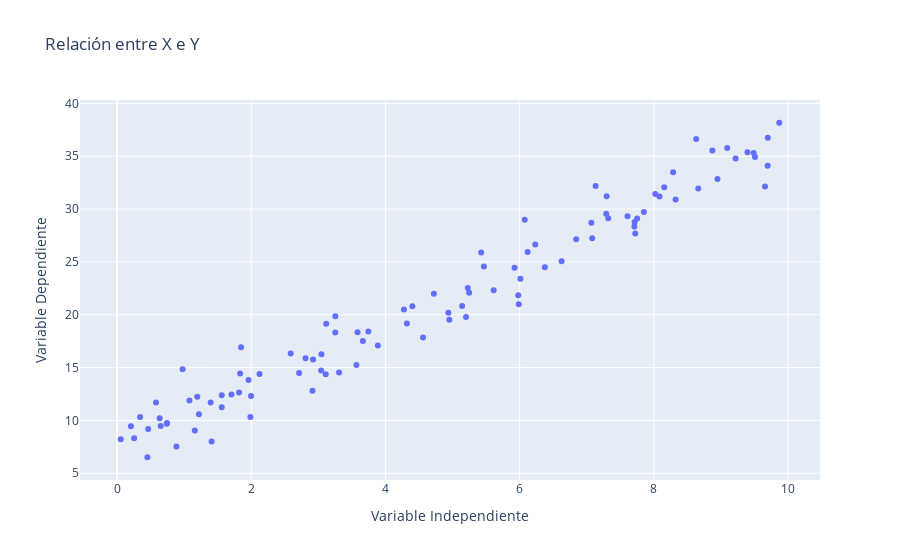

Notebook code for this chart:
### Markdown cell above
## ¿Cómo se eligen los coeficientes $\beta_0$ y $\beta_1$?

El método OLS encuentra los valores óptimos de $\beta_0$ (intersección) y $\beta_1$ (pendiente) que **minimizan la suma de los errores al cuadrado** (SSR). Esto se logra derivando la función de pérdida (el SSR) con respecto a cada parámetro y resolviendo el sistema resultante.

### Fórmulas para regresión lineal simple

Dado un conjunto de datos $(x_i, y_i)$, los coeficientes se calculan como:

$$
\beta_1 = \frac{\sum_{i=1}^n (x_i - \bar{x})(y_i - \bar{y})}{\sum_{i=1}^n (x_i - \bar{x})^2}
$$

$$
\beta_0 = \bar{y} - \beta_1 \bar{x}
$$

Donde:
- $\bar{x}$ es la media de los valores de $x$
- $\bar{y}$ es la media de los valores de $y$

### Interpretación

- $\beta_1$ representa el **cambio esperado en $y$ por cada unidad de cambio en $x$**.
- $\beta_0$ representa el **valor esperado de $y$ cuando $x = 0$**.

### 
Ejemplo con datos

Supón que tienes:

| x | y |
|---|---|
| 1 | 2 |
| 2 | 4 |
| 3 | 5 |

Calculamos:

- $\bar{x} = \frac{1 + 2 + 3}{3} = 2$
- $\bar{y} = \frac{2 + 4 + 5}{3} = 3.67$

Luego:

$$
\beta_1 = \frac{(1-2)(2-3.67) + (2-2)(4-3.67) + (3-2)(5-3.67)}{(1-2)^2 + (2-2)^2 + (3-2)^2}
= \frac{(-1)(-1.67) + (0)(0.33) + (1)(1.33)}{1 + 0 + 1}
= \frac{1.67 + 0 + 1.33}{2} = \frac{3}{2} = 1.5
$$

$$
\beta_0 = 3.67 - 1.5 \cdot 2 = 3.67 - 3 = 0.67
$$

Entonces el modelo ajustado sería:

$$
\hat{y} = 0.67 + 1.5x
$$

---

Estos coeficientes son los que **minimizan el SSR** y definen la recta de mejor ajuste para los datos observados.

### Code cell
# Generar un dataset más complejo para análisis de regresión
import numpy as np
import pandas as pd
import plotly.express as px

# Generar datos simulados
np.random.seed(42)
X = np.random.uniform(0, 10, 100)
Y = 3 * X + 7 + np.random.normal(0, 2, 100)

data = pd.DataFrame({'X': X, 'Y': Y})

# Visualizar los datos
fig = px.scatter(data, x='X', y='Y', title='Relación entre X e Y', labels={'X': 'Variable Independiente', 'Y': 'Variable Dependiente'})
fig.show()

### Figure 1 — Plotly figure (JSON) as saved in the notebook; plotly's stock layout.template omitted (floating-point values rounded to 4 significant figures)
{"data": [{"hovertemplate": "Variable Independiente=%{x}<br>Variable Dependiente=%{y}<extra></extra>", "legendgroup": "", "marker": {"color": "#636efa", "symbol": "circle"}, "mode": "markers", "name": "", "orientation": "v", "showlegend": false, "type": "scatter", "x": [3.745, 9.507, 7.32, 5.987, 1.56, 1.56, 0.5808, 8.662, 6.011, 7.081, 0.2058, 9.699, 8.324, 2.123, 1.818, 1.834, 3.042, 5.248, 4.319, 2.912, 6.119, 1.395, 2.921, 3.664, 4.561, 7.852, 1.997, 5.142, 5.924, 0.4645, 6.075, 1.705, 0.6505, 9.489, 9.656, 8.084, 3.046, 0.9767, 6.842, 4.402, 1.22, 4.952, 0.3439, 9.093, 2.588, 6.625, 3.117, 5.201, 5.467, 1.849, 9.696, 7.751, 9.395, 8.948, 5.979, 9.219, 0.8849, 1.96, 0.4523, 3.253, 3.887, 2.713, 8.287, 3.568, 2.809, 5.427, 1.409, 8.022, 0.7455, 9.869, 7.722, 1.987, 0.05522, 8.155, 7.069, 7.29, 7.713, 0.7404, 3.585, 1.159, 8.631, 6.233, 3.309, 0.6356, 3.11, 3.252, 7.296, 6.376, 8.872, 4.722, 1.196, 7.132, 7.608, 5.613, 7.71, 4.938, 5.227, 4.275, 0.2542, 1.079], "xaxis": "x", "y": [18.41, 34.92, 29.14, 20.98, 11.24, 12.39, 11.7, 31.95, 23.42, 27.24, 9.448, 36.75, 30.91, 14.4, 12.65, 14.44, 14.72, 22.09, 19.17, 12.81, 25.95, 11.71, 15.77, 17.52, 17.85, 29.71, 12.3, 20.82, 24.45, 9.202, 29.0, 12.46, 9.467, 35.32, 32.13, 31.2, 16.26, 14.86, 27.14, 20.81, 10.59, 19.52, 10.32, 35.78, 16.35, 25.06, 19.16, 19.8, 24.58, 16.93, 34.11, 29.12, 35.38, 32.84, 21.84, 34.79, 7.53, 13.83, 6.518, 19.86, 17.09, 14.5, 33.49, 15.24, 15.88, 25.9, 8.013, 31.44, 9.756, 38.17, 27.69, 10.32, 8.21, 32.06, 28.71, 29.56, 28.78, 9.686, 18.34, 9.047, 36.62, 26.65, 14.54, 10.22, 14.38, 18.33, 31.21, 24.49, 35.54, 21.99, 12.23, 32.19, 29.33, 22.33, 28.35, 20.18, 22.53, 20.51, 8.316, 11.89], "yaxis": "y"}], "layout": {"legend": {"tracegroupgap": 0}, "title": {"text": "Relación entre X e Y"}, "xaxis": {"anchor": "y", "domain": [0, 1], "title": {"text": "Variable Independiente"}}, "yaxis": {"anchor": "x", "domain": [0, 1], "title": {"text": "Variable Dependiente"}}}}
